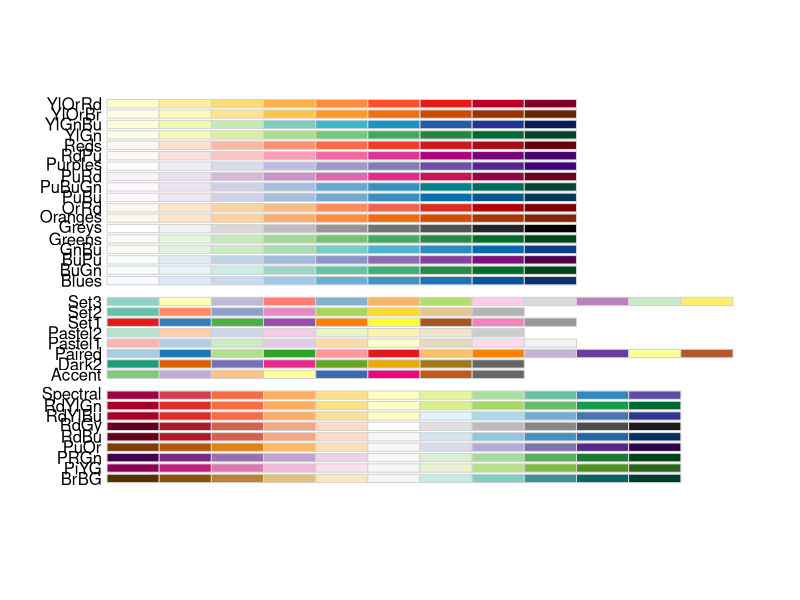
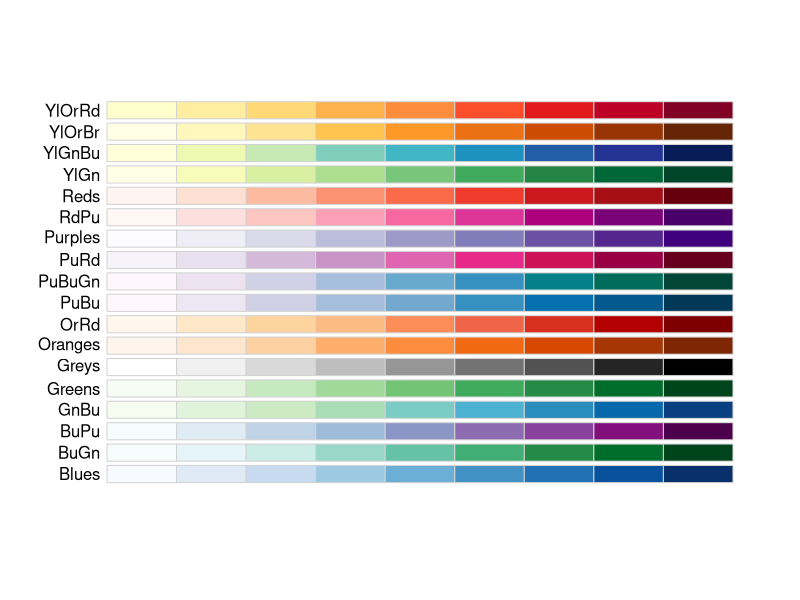
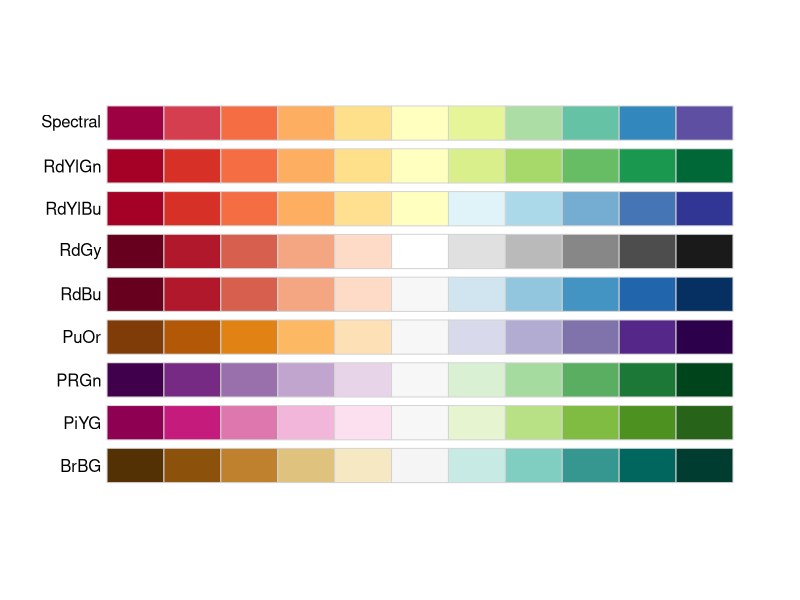
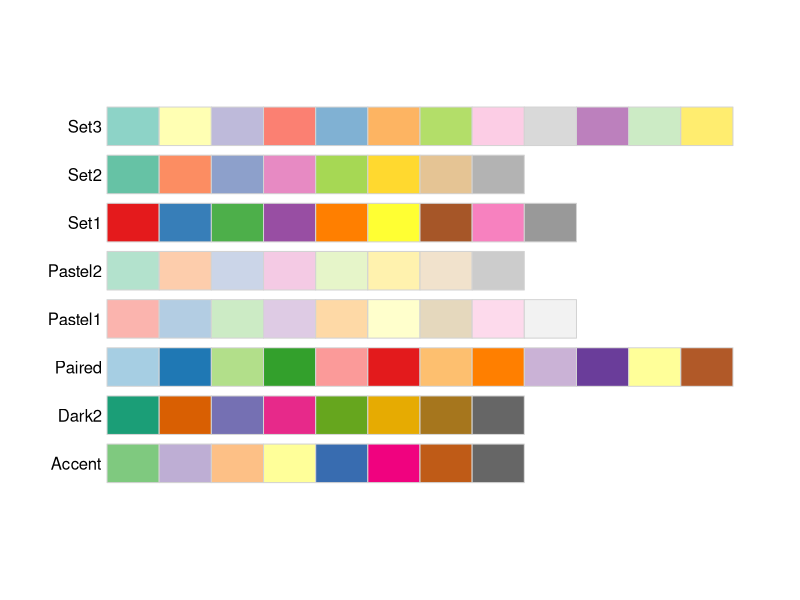
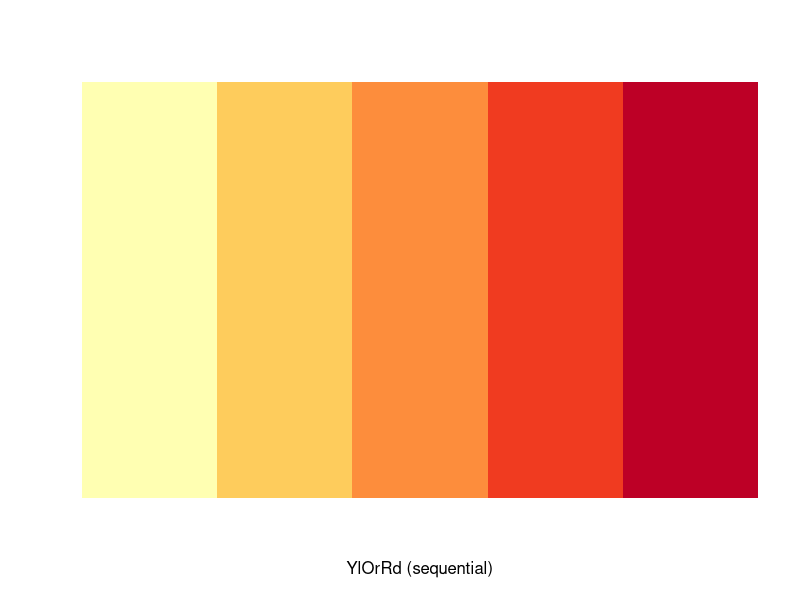
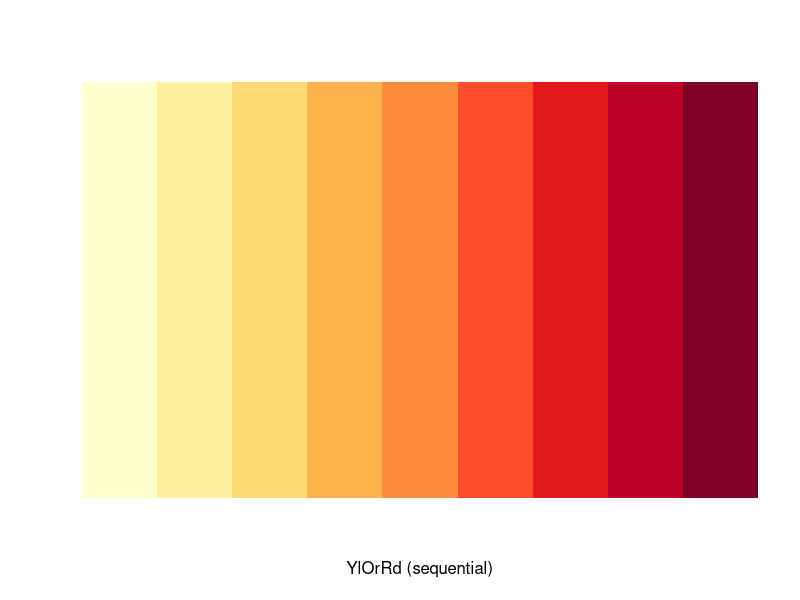
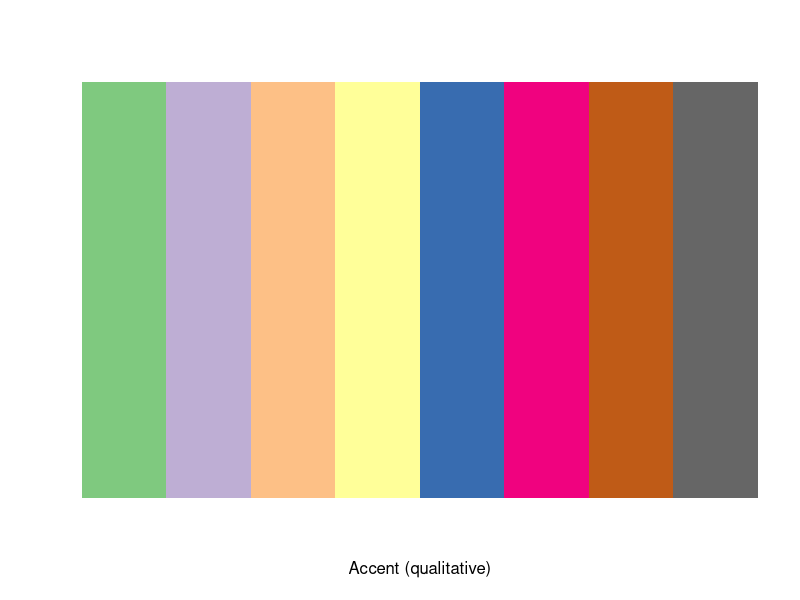
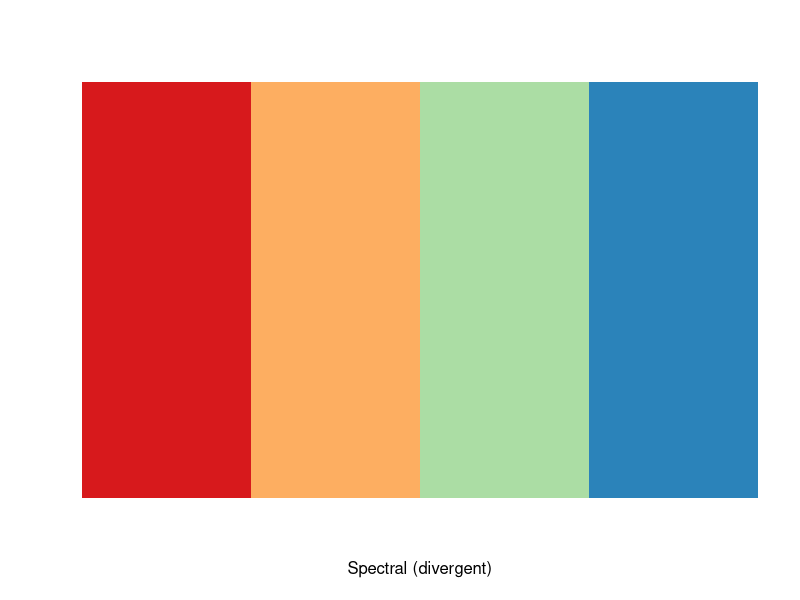

These charts were generated, in order, by the following R code:
#=========================================================================#
#               Statistical Analysis with R:
#               ----------------------------
#               ColorBrewer System 
# ------------------------------------------------------------------------#
setwd(file.path(dirname(getwd()), "Plotting"))

if (!require(RColorBrewer)) install.packages("RColorBrewer")

require(RColorBrewer)

help(package = "RColorBrewer")

browseURL("http://colorbrewer2.org/")

# Show all of the palettes in a graphics window

?display.brewer.all

display.brewer.all()

# Sequential
display.brewer.all(type = "seq")
# Divergent 
display.brewer.all(type = "div")
# Qualitative
display.brewer.all(type = "qual")


# To See the colors of a single palette

display.brewer.pal(5, "YlOrRd")
display.brewer.pal(9, "YlOrRd")
display.brewer.pal(8, "Accent")
display.brewer.pal(4, "Spectral")


# Choosing-the-Brewer -----------------------------------------------------

?brewer.pal

brewer.pal(6, "Set1")                 
brewer.pal(9, "Greens")

# Using The Brewer

barplot(sample(1:33, 6), col = brewer.pal(6, "Accent"))
barplot(sample(1:33, 6), col = brewer.pal(6, "Spectral"))

barplot(sort(sample(1:33, 6)), col = brewer.pal(6, "YlOrRd"))
barplot(sort(sample(1:33, 6), decreasing = TRUE),
        col = brewer.pal(6, "Greens"))


# Playing-More-With-Colors ------------------------------------------------
x <- sample(1:59, 7)

barplot(x, col = brewer.pal(7, "Blues"))
barplot(x, col = brewer.pal(7, "PuBu"))
barplot(x, col = brewer.pal(7, "Oranges"))
barplot(x, col = brewer.pal(7, "Greens"))
barplot(x, col = brewer.pal(7, "OrRd"))
barplot(x, col = brewer.pal(7, "Paired"))
barplot(x, col = brewer.pal(7, "Pastel2"))
barplot(x, col = brewer.pal(7, "Set3"))

# Finishing-up-Session ----------------------------------------------------

palette("default")  # Return to default
detach("package:RColorBrewer", unload = TRUE)
rm(list = ls())  
